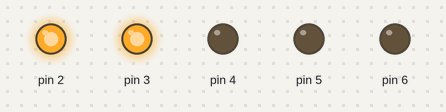
The sketch below on a simulated Arduino Uno, built with avr-gcc and run on an emulated ATmega328P. Parts: output pins drawn as LEDs (lit = HIGH).

Above: at 0.3 s.
At 1.7 s:
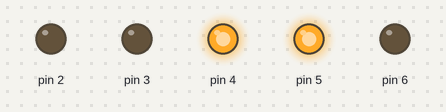
At 2.4 s:
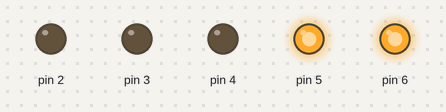
At 4.5 s:
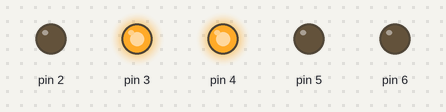
At 6.6 s:
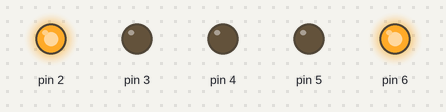
Timing chart, 0 to 8.1 s (numbered marks = the images above):
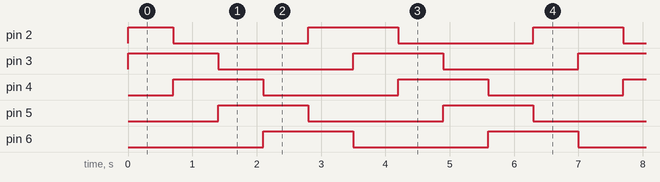

Measured:
- by itself, pin 2: repeats every 3.5 s: LOW 2.1 s, HIGH 1.4 s
- by itself, pin 3–6: alternates HIGH for 1.4 s and LOW for 2.1 s
- by itself, everything shown: repeats every 3.5 s, in 5 steps

The sketch:

sole.ino
```cpp
void setup() {
  pinMode(2,OUTPUT);
  pinMode(3,OUTPUT);
  pinMode(4,OUTPUT);
  pinMode(5,OUTPUT);
  pinMode(6,OUTPUT);
}

void loop()  {
  digitalWrite(2,1);
  digitalWrite(3,1);
  digitalWrite(4,0);
  digitalWrite(5,0);
  digitalWrite(6,0);
  delay(700);
  digitalWrite(2,0);
  digitalWrite(3,1);
  digitalWrite(4,1);
  digitalWrite(5,0);
  digitalWrite(6,0);
  delay(700);
  digitalWrite(2,0);
  digitalWrite(3,0);
  digitalWrite(4,1);
  digitalWrite(5,1);
  digitalWrite(6,0);
  delay(700);
  digitalWrite(2,0);
  digitalWrite(3,0);
  digitalWrite(4,0);
  digitalWrite(5,1);
  digitalWrite(6,1);
  delay(700);
  digitalWrite(2,1);
  digitalWrite(3,0);
  digitalWrite(4,0);
  digitalWrite(5,0);
  digitalWrite(6,1);
  delay(700);
}
```
